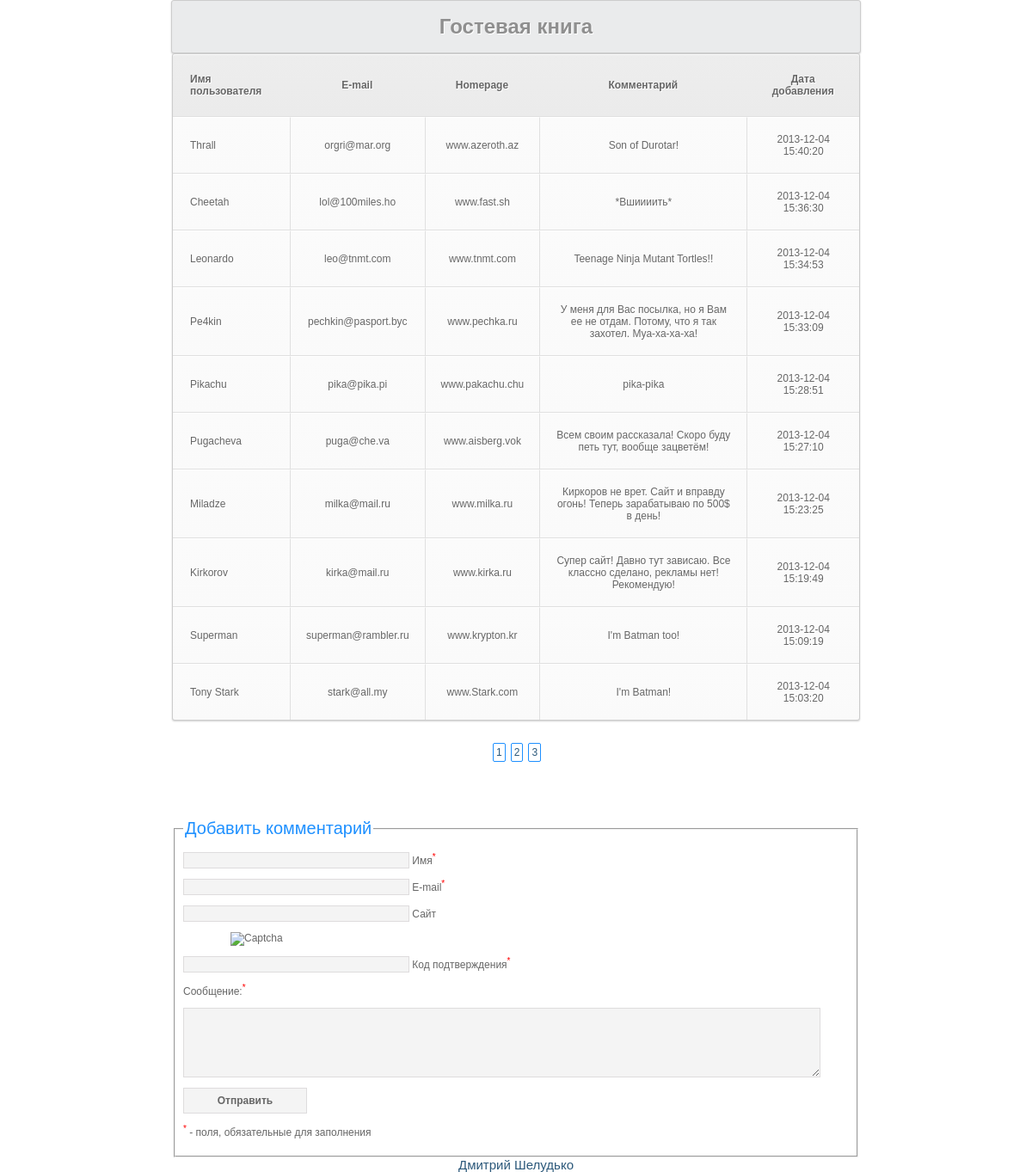
The page / on the database its author committed.
### tables this page shows
CREATE TABLE IF NOT EXISTS `user_data` (
  `id` int(11) unsigned NOT NULL AUTO_INCREMENT,
  `username` varchar(255) NOT NULL DEFAULT '',
  `email` varchar(255) NOT NULL DEFAULT '',
  `homepage` varchar(255) NOT NULL DEFAULT '',
  `ip` varchar(255) NOT NULL DEFAULT '',
  `browser` varchar(255) NOT NULL DEFAULT '',
  `msg` mediumtext NOT NULL,
  `send_time` varchar(255) NOT NULL DEFAULT '',
  PRIMARY KEY (`id`)
);

### lib/form.php (the view, shortened to what this page needs)
<?php
	function addForm()
	{
		require_once "db_data.php";
		$st = 'send_time';
		$d = 'DESC';
		$mysqli = new mysqli ($host, $username, $password, $db);
		if (isset($_GET['page']))
			{
				$page = $_GET['page'];
			}
		else
			$page = 1;
		$msg_on_page = 10;
		$start_from = ($page - 1) * $msg_on_page;
		$sql = "SELECT `username`, `email`, `homepage`, `msg`, `send_time`
				FROM `user_data`
				ORDER BY $st $d LIMIT $start_from, $msg_on_page";
		$result = mysqli_query($mysqli,$sql);
			if (!$result)
				{
					die('Error: ' . mysqli_error($mysqli));
				}
			else
				{
							echo "<table class='simple-little-table' cellspacing='0'>
								<tr>
									<th>Имя пользователя</th>
									<th>E-mail</th>
									<th>Homepage</th>
									<th>Комментарий</th>
									<th>Дата добавления</th>
								</tr>";
							while ($row = mysqli_fetch_array($result))
								{
									echo "<tr>";
									echo "<td>" . $row['username'] . "</td>";
									echo "<td>" . $row['email'] . "</td>";
									echo "<td>" . $row['homepage'] . "</td>";
									echo "<td>" . $row['msg'] . "</td>";
									echo "<td>" . $row['send_time'] . "</td>";
								}
							echo "</table>";
				}
	$sql = "SELECT COUNT(id) FROM user_data";
	$result = mysqli_query($mysqli,$sql);
	if (!$result)
			{
				die('Error: ' . mysqli_error($mysqli));
			}
		else
			{
				$row = mysqli_fetch_array($result);
					$total_records = $row[0];
					$total_records = ceil($total_records / $msg_on_page);
					echo "<div id = 'pagination'>";
					for ($i = 1; $i <= $total_records; $i++)
						{
							echo "<a class = 'pager-item' href = 'index.php?page=" . $i . "'>" . $i . "</a>";
						}
					echo "</div>";
			}
	}
?>

### index.php (shortened to what this page needs)
<?php
	require_once "lib/form.php";
?>
<!DOCTYPE HTML PUBLIC "-//W3C//DTD HTML 4.01 Transitional//EN" "http://www.w3.org/TR/html4/loose.dtd">
<html>
<head>
	<link href = "css/style.css" type = "text/css" rel = "stylesheet">
</head>
<body>
	<div id = "header">
		<h1>Гостевая книга</h1>
	</div>
	<div id = "wrapper">
		<div id = "form">
			<?php addForm(); ?>
		</div>
		<div id = "comment">
			<form action = "lib/send.php" method = "post" name = "send">
				<fieldset>
					<legend>Добавить комментарий</legend>
					<p><input type = "text" name = "name" id = "name" size = "30" maxlength = "30">
						<label for = "name">Имя<sup>*</sup></label></p>
					<p><input type = "text" name = "email" id = "email" size = "30" maxlength = "50">
						<label for = "email">E-mail<sup>*</sup></label></p>
					<p><input type = "text" name = "homepage" id = "homepage" size = "30" maxlength = "50">
						<label for = "homepage">Сайт</label></p>
					<p><img id = "captcha_pic" src = "lib/captcha.php" alt = "Captcha"></p>
						<p><input type = "text" name = "captcha" id = "captcha" size = "30" maxlength = "5">
						<label for = "captcha">Код подтверждения<sup>*</sup></label></p>
					<p><label for = "msg">Сообщение:<sup>*</sup></label></p>
						<textarea cols = "90" rows = "5" name = "msg"></textarea>
					<p><input id = "submit" type = "submit" value = "Отправить" ></p>
					<p><sup>*</sup> - поля, обязательные для заполнения</p>
				</fieldset>
			</form>
		</div>
	</div>
	<div id = "footer">
		<a href = "mailto:Dmitry.Sheludko@gmail.com">Дмитрий Шелудько</a>
	</div>
</body>
</html>

### css/style.css (style rules this page uses)
body { color: #8f8f8f; font: 12px Tahoma, sans-serif; margin: 0; }
a { text-decoration: none; color: #2B587A; }
#header { text-align: center; min-width: 650px; max-width: 1200px; width: 800px; margin: 0 auto; border:1px solid #ccc; -moz-border-radius:3px; -webkit-border-radius:3px; border-radius:3px; background:#eaebec; -moz-box-shadow: 0 1px 2px #d1d1d1; -webkit-box-shadow: 0 1px 2px #d1d1d1; box-shadow: 0 1px 2px #d1d1d1; text-shadow: 1px 1px 0px #fff; }
#wrapper { min-width: 650px; max-width: 1200px; width: 800px; margin: 0 auto; padding: 0; }
#comment legend { color: #1E90FF; font-size: 20px; }
#comment { width: 800px; }
#submit { background: none repeat scroll 0 0 #018CC2; border: medium none; color: #666666; font: bold 12px Arial,Helvetica,sans-serif; height: 30px; margin-bottom: 0; width: 144px; }
#comment input, textarea { background: none repeat scroll 0 0 #F4F4F4; border: 1px solid #DEDCDD; }
#comment p { color: #666666; }
#captcha_pic { margin: 0 0 0 55px; }
#footer { text-align: center; font-size: 15px; }
sup { color: red; }
#pagination { display: inline; margin: 0 auto; position: relative; left: 370px; bottom: 70px; }
.pager-item { padding: 3px; margin: 3px; text-align:center; border: 1px solid #1E90FF; border-radius: 2px; }
.simple-little-table { font-family:Arial, Helvetica, sans-serif; color:#666; font-size:12px; text-shadow: 1px 1px 0px #fff; background:#eaebec; margin: 0 auto 100px auto; border:#ccc 1px solid; border-collapse:separate; -moz-border-radius:3px; -webkit-border-radius:3px; border-radius:3px; -moz-box-shadow: 0 1px 2px #d1d1d1; -webkit-box-shadow: 0 1px 2px #d1d1d1; box-shadow: 0 1px 2px #d1d1d1; }
.simple-little-table th { font-weight:bold; padding:21px 25px 22px 25px; border-top:1px solid #fafafa; border-bottom:1px solid #e0e0e0; background: #ededed; background: -webkit-gradient(linear, left top, left bottom, from(#ededed), to(#ebebeb)); background: -moz-linear-gradient(top, #ededed, #ebebeb); }
.simple-little-table th:first-child { text-align: left; padding-left:20px; }
.simple-little-table tr:first-child th:first-child { -moz-border-radius-topleft:3px; -webkit-border-top-left-radius:3px; border-top-left-radius:3px; }
.simple-little-table tr:first-child th:last-child { -moz-border-radius-topright:3px; -webkit-border-top-right-radius:3px; border-top-right-radius:3px; }
.simple-little-table tr { text-align: center; padding-left:20px; }
.simple-little-table tr td:first-child { text-align: left; padding-left:20px; border-left: 0; }
.simple-little-table tr td { padding:18px; border-top: 1px solid #ffffff; border-bottom:1px solid #e0e0e0; border-left: 1px solid #e0e0e0; background: #fafafa; background: -webkit-gradient(linear, left top, left bottom, from(#fbfbfb), to(#fafafa)); background: -moz-linear-gradient(top, #fbfbfb, #fafafa); }
.simple-little-table tr:last-child td { border-bottom:0; }
.simple-little-table tr:last-child td:first-child { -moz-border-radius-bottomleft:3px; -webkit-border-bottom-left-radius:3px; border-bottom-left-radius:3px; }
.simple-little-table tr:last-child td:last-child { -moz-border-radius-bottomright:3px; -webkit-border-bottom-right-radius:3px; border-bottom-right-radius:3px; }

### rows shown on the page
user_data: username "Thrall", email "orgri@mar.org", homepage "www.azeroth.az", msg "Son of Durotar!", send_time "2013-12-04 15:40:20"
user_data: username "Cheetah", email "lol@100miles.ho", homepage "www.fast.sh", msg "*Вшиииить*", send_time "2013-12-04 15:36:30"
user_data: username "Leonardo", email "leo@tnmt.com", homepage "www.tnmt.com", msg "Teenage Ninja Mutant Tortles!!", send_time "2013-12-04 15:34:53"
user_data: username "Pe4kin", email "pechkin@pasport.byc", homepage "www.pechka.ru", msg "У меня для Вас посылка, но я Вам ее не отдам. Потому, что я так захотел. Муа-ха-ха-ха!", send_time "2013-12-04 15:33:09"
user_data: username "Pikachu", email "pika@pika.pi", homepage "www.pakachu.chu", msg "pika-pika", send_time "2013-12-04 15:28:51"
user_data: username "Pugacheva", email "puga@che.va", homepage "www.aisberg.vok", msg "Всем своим рассказала! Скоро буду петь тут, вообще зацветём!", send_time "2013-12-04 15:27:10"
user_data: username "Miladze", email "milka@mail.ru", homepage "www.milka.ru", msg "Киркоров не врет. Сайт и вправду огонь! Теперь зарабатываю по 500$ в день!", send_time "2013-12-04 15:23:25"
user_data: username "Kirkorov", email "kirka@mail.ru", homepage "www.kirka.ru", msg "Супер сайт! Давно тут зависаю. Все классно сделано, рекламы нет! Рекомендую!", send_time "2013-12-04 15:19:49"
user_data: username "Superman", email "superman@rambler.ru", homepage "www.krypton.kr", msg "I'm Batman too!", send_time "2013-12-04 15:09:19"
user_data: username "Tony Stark", email "stark@all.my", homepage "www.Stark.com", msg "I'm Batman!", send_time "2013-12-04 15:03:20"
